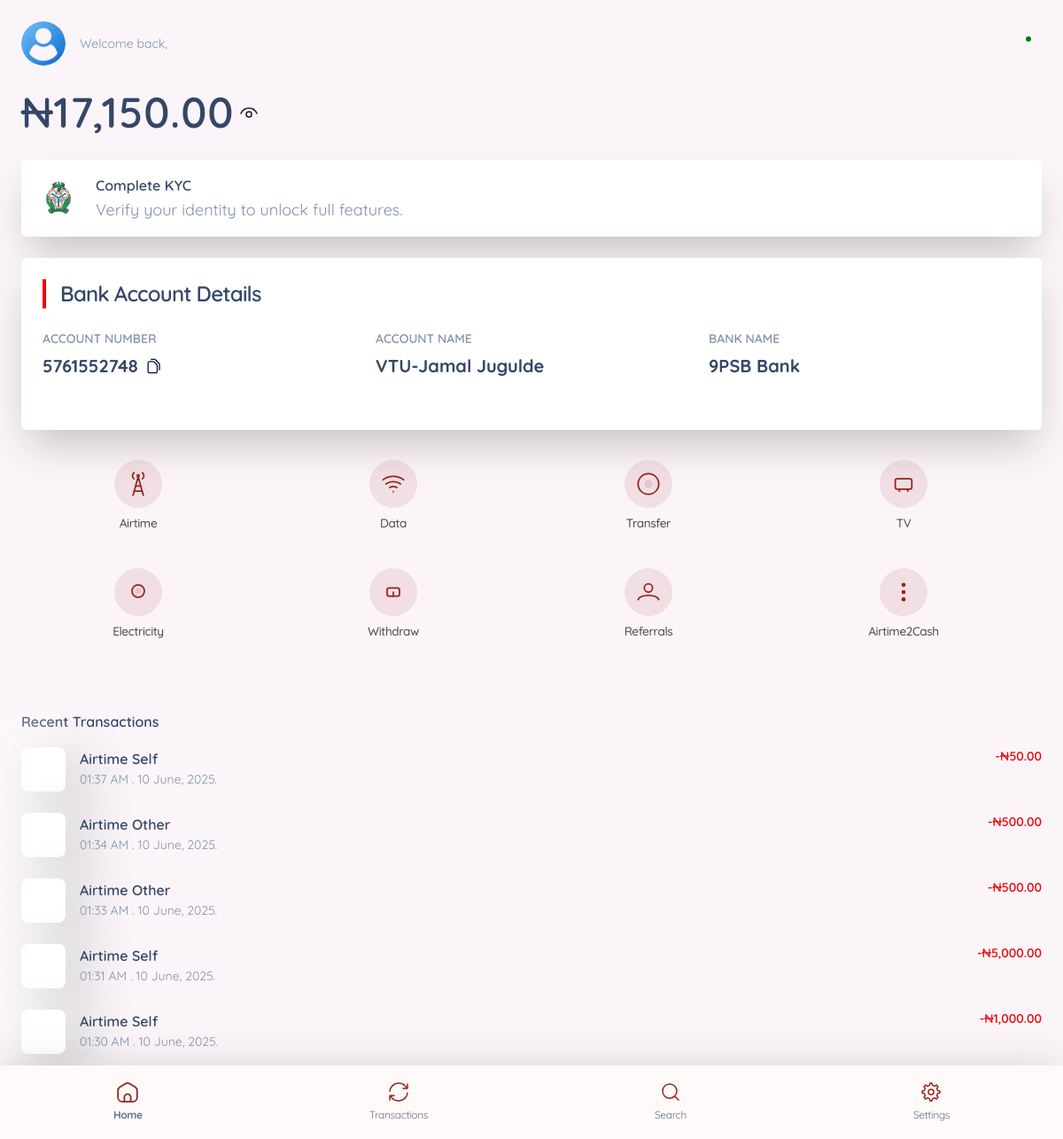
The page /public/pages/dashboard.php (signed in) on the database its author committed.
### tables this page shows
CREATE TABLE `users` (
  `user_id` int(11) NOT NULL,
  `virtual_account` varchar(20) DEFAULT NULL,
  `account_name` varchar(50) NOT NULL,
  `bank_name` varchar(50) NOT NULL,
  `billstack_ref` varchar(20) NOT NULL,
  `user_name` varchar(20) NOT NULL,
  `first_name` varchar(20) NOT NULL,
  `last_name` varchar(20) NOT NULL,
  `email` varchar(100) NOT NULL,
  `phone_number` varchar(11) DEFAULT NULL,
  `password` varchar(255) NOT NULL,
  `w_bank_name` varchar(50) NOT NULL,
  `w_account_number` varchar(10) NOT NULL,
  `iuc_number` varchar(10) NOT NULL,
  `txn_pin` varchar(255) DEFAULT NULL,
  `address` varchar(100) NOT NULL,
  `state` varchar(15) NOT NULL,
  `country` varchar(15) NOT NULL,
  `city` varchar(20) NOT NULL,
  `photo` varchar(255) NOT NULL DEFAULT 'uploads/default.png',
  `updated_at` datetime DEFAULT NULL,
  `created_at` timestamp NOT NULL DEFAULT current_timestamp() ON UPDATE current_timestamp(),
  `registration_id` varchar(50) NOT NULL,
  `referral_code` varchar(10) DEFAULT NULL,
  `referral_link` varchar(100) NOT NULL,
  `referred_by` varchar(10) DEFAULT NULL,
  `registration_status` enum('incomplete','complete') DEFAULT 'incomplete',
  `account_status` enum('101','102','103','104') NOT NULL DEFAULT '101',
  `kyc_value` varchar(11) DEFAULT NULL,
  `kyc_status` enum('verified','unverified','locked','banned') NOT NULL DEFAULT 'unverified',
  `kyc_type` enum('NIN','BVN') DEFAULT NULL
);

CREATE TABLE `account_balance` (
  `account_id` int(11) NOT NULL,
  `user_id` int(11) DEFAULT NULL,
  `email` varchar(255) NOT NULL,
  `phone_number` varchar(11) NOT NULL,
  `wallet_balance` decimal(15,2) DEFAULT NULL,
  `updated_at` timestamp NOT NULL DEFAULT current_timestamp() ON UPDATE current_timestamp()
);

CREATE TABLE `transactions` (
  `id` int(11) NOT NULL,
  `user_id` int(11) NOT NULL,
  `service_id` int(11) NOT NULL,
  `provider_id` int(11) DEFAULT NULL,
  `plan_id` int(11) DEFAULT NULL,
  `type` varchar(50) NOT NULL,
  `icon` varchar(50) NOT NULL DEFAULT 'ni ni-default',
  `color` varchar(50) NOT NULL DEFAULT 'text-dark',
  `direction` enum('credit','debit') NOT NULL DEFAULT 'debit',
  `description` varchar(100) NOT NULL,
  `amount` decimal(10,2) NOT NULL,
  `email` varchar(255) DEFAULT NULL,
  `reference` varchar(100) NOT NULL,
  `status` enum('success','fail') NOT NULL DEFAULT 'fail',
  `created_at` timestamp NOT NULL DEFAULT current_timestamp()
);

### functions/Model.php (called while the page is built, shortened)
<?php
function getUserInfo(PDO $pdo, int $userd): array|false
{
    $stmt = $pdo->prepare("SELECT * FROM users WHERE user_id = ?");
    $stmt->execute([$userd]);
    $user = $stmt->fetch(PDO::FETCH_ASSOC);
    return $user;
}
function getUserBalance($pdo, $user_id)
{
    $stmt = $pdo->prepare("SELECT wallet_balance FROM account_balance WHERE user_id = ?");
    $stmt->execute([$user_id]);
    $balance = $stmt->fetch();
    return number_format($balance['wallet_balance'], 2);
}
function getTransactions($pdo, $user_id, $limit = 5)
{
    try {
        $limit = (int)$limit;
        $stmt = $pdo->prepare("SELECT id, user_id, service_id, type, direction, amount, status, created_at, icon, color, description FROM transactions WHERE user_id = ? ORDER BY created_at DESC LIMIT $limit");
        $stmt->execute([$user_id]);
        $transactions = $stmt->fetchAll();
        return $transactions ?: [];
    } catch (PDOException $e) {
        echo $e->getMessage();
        return [];
    }
}

### public/pages/dashboard.php (the view, shortened to what this page needs)
<?php
require __DIR__ . '/../../config/config.php';
require __DIR__ . '/../../functions/Model.php';
require __DIR__ . '/../partials/header.php';
?>
<body>
    <main class="container-fluid py-4 mb-5">
        <header class="d-flex justify-content-between align-items-center mb-4">
            <div class="d-flex align-items-center">
                <a href="profile.php">
                    <img src="<?= $user['photo'] ?>" alt="photo" class="profile-avatar">
                </a>
                <div class="ms-3">
                    <p class="text-secondary text-sm m-0">Welcome back,</p>
                </div>
            </div>
            <div class="notification-icon">
                <a href="notifications.php">
                    <span class="notification-badge"></span>
                </a>
            </div>
        </header>
        <div class="d-flex align-items-center">
            <h1 class="display-5 fw-bold text-center mb-0" id="balanceAmount"><?= "&#8358;" . getUserBalance($pdo, $user_id) ?></h1>
            <button class="btn btn-link text-secondary p-0 mx-1 py-0 my-0" id="toggleBalance" type="button">
                <span id="balanceEye">
                </span>
            </button>
        </div>
        <?php
        if ($user && isset($user['kyc_status']) && $user['kyc_status'] == 'unverified') {
        ?>
            <div class="bg-white border-0 rounded shadow-xl px-4 py-3 my-4 animate-fade-in cursor-pointer" onclick="location.href='kyc.php'">
                <div class="d-flex align-items-center">
                    <img src="../assets/icons/cbn.svg" alt="" class="avatar-sm" style="max-width:50px;">
                    <div class="ms-4">
                        <h6 class="mb-0 text-dark fw-bold">Complete KYC</h6>
                        <p class="text-secondary mb-0 text-md">Verify your identity to unlock full features.</p>
                    </div>
                </div>
            </div>
        <?php
        }
        ?>
        <?php if ($user): ?>
            <div class="account-banner bg-white border-0 rounded shadow-xl p-4 my-4 animate-fade-in">
                <h4 class="mb-4 text-dark fw-bold border-start border-4 border-danger ps-3">Bank Account Details</h4>
                <div class="row text-dark">
                    <div class="col-md-4 mb-3">
                        <h6 class="text-uppercase text-secondary mb-1 text-sm">Account Number</h6>
                        <div class="d-flex align-items-center">
                            <p class="fs-5 fw-bolder me-2 mb-0" id="account-number">
                                <?= htmlspecialchars($user['virtual_account']) ?>
                            </p>
                        </div>
                    </div>
                    <div class="col-md-4 mb-3">
                        <h6 class="text-uppercase text-secondary mb-1 text-sm">Account Name</h6>
                        <p class="fs-5 fw-bolder"><?= htmlspecialchars($user['account_name']) ?></p>
                    </div>
                    <div class="col-md-4 mb-3">
                        <h6 class="text-uppercase text-secondary mb-1 text-sm">Bank Name</h6>
                        <p class="fs-5 fw-bolder"><?= htmlspecialchars($user['bank_name']) ?></p>
                    </div>
                </div>
            </div>
        <?php else: ?>
            <div class="alert alert-warning my-3">Unable to retrieve account details.</div>
        <?php endif; ?>
        <div class="row my-3 action-grid">
            <div class="col-3 text-center d-flex justify-content-center">
                <a href="buy_airtime.php" class="action-grid-btn d-flex flex-column align-items-center">
                    <span class="action-grid-icon mb-1">
                    </span>
                    <span class="action-grid-label">Airtime</span>
                </a>
            </div>
            <div class="col-3 text-center d-flex justify-content-center">
                <a href="buy_data.php" class="action-grid-btn d-flex flex-column align-items-center">
                    <span class="action-grid-icon mb-1">
                        <svg width="28" height="28" viewBox="0 0 24 24" fill="none">
                            <path d="M12 19.51L12.01 19.4989M2 8C8 3.5 16 3.5 22 8M5 12C9 8.99999 15 9 19 12M8.5 15.5C10.7504 14.1 13.2498 14.0996 15.5001 15.5"
                                stroke="var(--primary)" stroke-width="1.5" stroke-linecap="round" stroke-linejoin="round" />
                        </svg>
                    </span>
                    <span class="action-grid-label">Data</span>
                </a>
            </div>
            <div class="col-3 text-center d-flex justify-content-center">
                <a href="transfer_money.php" class="action-grid-btn d-flex flex-column align-items-center">
                    <span class="action-grid-icon mb-1">
                        <svg width="28" height="28" viewBox="0 0 24 24" fill="none">
                            <circle cx="12" cy="12" r="10" stroke="var(--primary)" stroke-width="1.5" />
                            <circle cx="12" cy="12" r="4" fill="var(--primary)" fill-opacity="0.12" />
                        </svg>
                    </span>
                    <span class="action-grid-label">Transfer</span>
                </a>
            </div>
            <div class="col-3 text-center d-flex justify-content-center">
                <a href="tv_subscription.php" class="action-grid-btn d-flex flex-column align-items-center">
                    <span class="action-grid-icon mb-1">
                        <svg width="28" height="28" viewBox="0 0 24 24" fill="none">
                            <rect x="4" y="7" width="16" height="10" rx="2" stroke="var(--primary)" stroke-width="1.5" />
                            <path d="M8 17V19M16 17V19" stroke="var(--primary)" stroke-width="1.5" stroke-linecap="round" />
                        </svg>
                    </span>
                    <span class="action-grid-label">TV</span>
                </a>
            </div>
            <div class="col-3 text-center d-flex justify-content-center">
                <a href="electricity_bills.php" class="action-grid-btn d-flex flex-column align-items-center">
                    <span class="action-grid-icon mb-1">
                        <svg width="28" height="28" viewBox="0 0 24 24" fill="none">
                            <path d="M12 17C15.3137 17 18 14.3137 18 11C18 7.68629 15.3137 5 12 5C8.68629 5 6 7.68629 6 11C6 14.3137 8.68629 17 12 17Z"
                                stroke="var(--primary)" stroke-width="1.5" />
                            <circle cx="12" cy="11" r="3" fill="var(--primary)" fill-opacity="0.12" />
                        </svg>
                    </span>
                    <span class="action-grid-label">Electricity</span>
                </a>
            </div>
            <div class="col-3 text-center d-flex justify-content-center">
                <a href="loan.php" class="action-grid-btn d-flex flex-column align-items-center">
                    <span class="action-grid-icon mb-1">
                        <svg width="28" height="28" viewBox="0 0 24 24" fill="none">
                            <rect x="6" y="8" width="12" height="8" rx="2" stroke="var(--primary)" stroke-width="1.5" />
                            <path d="M12 12V16" stroke="var(--primary)" stroke-width="1.5" stroke-linecap="round" />
                        </svg>
                    </span>
                    <span class="action-grid-label">Withdraw</span>
                </a>
            </div>
            <div class="col-3 text-center d-flex justify-content-center">
                <a href="referrals.php" class="action-grid-btn d-flex flex-column align-items-center">
                    <span class="action-grid-icon mb-1">
                    </span>
                    <span class="action-grid-label">Referrals</span>
                </a>
            </div>
            <div class="col-3 text-center d-flex justify-content-center">
                <a href="Airtime2Cash.php" class="action-grid-btn d-flex flex-column align-items-center">
                    <span class="action-grid-icon mb-1">
                        <svg width="28" height="28" viewBox="0 0 24 24" fill="none">
                            <circle cx="12" cy="12" r="2" fill="var(--primary)" />
                            <circle cx="12" cy="5" r="2" fill="var(--primary)" />
                            <circle cx="12" cy="19" r="2" fill="var(--primary)" />
                        </svg>
                    </span>
                    <span class="action-grid-label">Airtime2Cash</span>
                </a>
            </div>
        </div>
        <div class="p-0 mt-5">
            <div class="text-white">
                <h6 class="mb-3">Recent Transactions</h6>
            </div>
            <div class="transaction-list">
                <?php
                $transactions = getTransactions($pdo, $user_id);
                if (!$transactions) {
                    echo '<p class="text-center text-muted">No transactions yet.</p>';
                } else {
                    foreach ($transactions as $transaction) {
                        $icon = "<i class='{$transaction['icon']} {$transaction['color']}'></i>";
                        $textColor = $transaction['direction'] === 'credit' ? 'text-success' : 'text-danger';
                        $formattedAmount = number_format($transaction['amount'], 2);
                        $date = date("h:i A . d F, Y.", strtotime($transaction['created_at']));
                        $prefix = $transaction['direction'] === 'credit' ? '+₦' : '-₦';
                        if ($transactions) {
                ?>
                            <div class='d-flex justify-content-between align-items-top mb-3 pb-2'>
                                <div class='d-flex align-items-top'>
                                    <div class='transaction-icon'><?= $icon ?></div>
                                    <div class="mx-3">
                                        <h6 class='mb-0 text-capitalize'><?= $transaction['type'] ?></h6>
                                        <p class='text-sm text-secondary mb-0'><?= $date ?></p>
                                    </div>
                                </div>
                                <span class='<?= $textColor ?> fw-semibold text-sm'><?= $prefix . $formattedAmount ?></span>
                            </div>
                <?php
                        }
                    }
                }
                ?>
            </div>
        </div>
        <?php require __DIR__ . '/../partials/bottom-nav.php' ?>
    </main>
</body>
</html>

### rows shown on the page
users: photo (placeholder picture), virtual_account "5761552748", account_name "VTU-Jamal Jugulde", bank_name "9PSB Bank"
account_balance: wallet_balance "17,150.00"
transactions: type "Airtime Self", created_at "01:37 AM . 10 June, 2025.", direction "-₦", amount "50.00"
transactions: type "Airtime Other", created_at "01:34 AM . 10 June, 2025.", direction "-₦", amount "500.00"
transactions: type "Airtime Other", created_at "01:33 AM . 10 June, 2025.", direction "-₦", amount "500.00"
transactions: type "Airtime Self", created_at "01:31 AM . 10 June, 2025.", direction "-₦", amount "5,000.00"
transactions: type "Airtime Self", created_at "01:30 AM . 10 June, 2025.", direction "-₦", amount "1,000.00"
